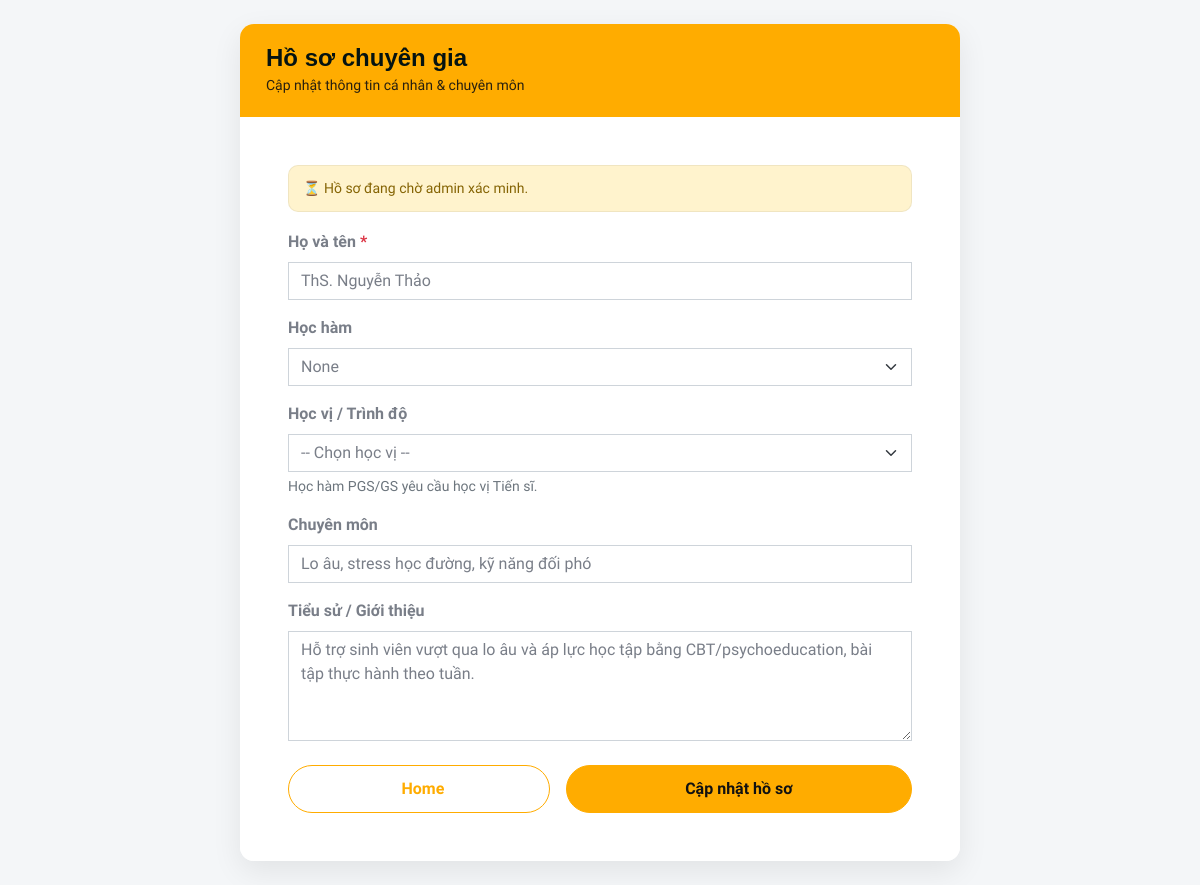
The app's page /expert/profile/edit (signed in), older data.
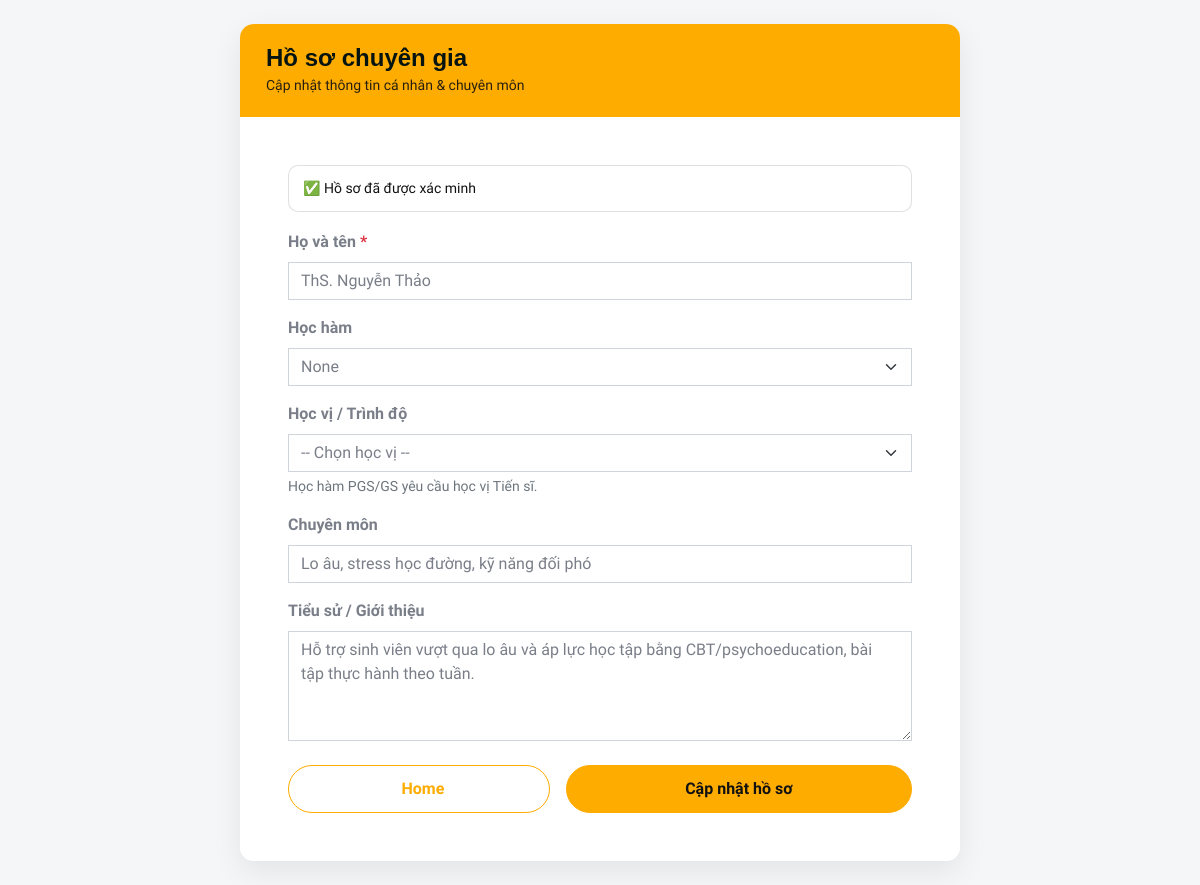
The same page, newer data.
### profile_dealing/expertUpdateProfile.py (the view)
@expert_bp.route("/profile/edit", methods=["GET"])
def edit_profile():
    user_id = flask_session.get("user_id")
    if not user_id:
        return redirect(url_for("auth.login"))
    with TherapySession() as db:
        user = db.query(User).filter_by(id=user_id, role="EXPERT").first()
        if not user or not user.expert_profile:
            return "Không tìm thấy hồ sơ chuyên gia", 404
        profile = user.expert_profile
    return render_template("edit_profile.html", profile=profile)

### profile_dealing/htmltemplates/edit_profile.html (shortened to what this page needs)
<!DOCTYPE html>
<html lang="vi">
<head>
    <link href="{{ url_for('static', filename='css/bootstrap.min.css') }}" rel="stylesheet">
    <link href="{{ url_for('static', filename='css/style.css') }}" rel="stylesheet">
</head>
<body>
<div class="profile-wrapper">
    <div class="card profile-card">
        <div class="profile-header">
            <h4>Hồ sơ chuyên gia</h4>
            <small>Cập nhật thông tin cá nhân &amp; chuyên môn</small>
        </div>
        <div class="card-body p-4 p-md-5 bg-white">
            {% if profile.verification_status == "PENDING" %}
                <div class="status-box status-pending">
                    ⏳ Hồ sơ đang chờ admin xác minh.
                </div>
            {% elif profile.verification_status == "VERIFIED" %}
                <div class="status-box status-verified">
                    ✅ Hồ sơ đã được xác minh
                </div>
            {% endif %}
            <form method="POST" action="{{ url_for('expert.update_profile') }}">
                <div class="mb-3">
                    <label class="form-label">Họ và tên <span class="text-danger">*</span></label>
                    <input type="text" name="full_name" class="form-control" required
                           value="{{ profile.full_name }}">
                </div>
                <div class="mb-3">
                <label class="form-label">Học hàm</label>
                <select id="titleSelect" name="title" class="form-select">
                    <option value="" {{ '' == (profile.title or '') and 'selected' or '' }}>None</option>
                </select>
                </div>
                <div class="mb-3">
                <label class="form-label">Học vị / Trình độ</label>
                <select id="qualificationSelect" name="qualification" class="form-select">
                    <option value="">-- Chọn học vị --</option>
                </select>
                <small id="qualificationHint" class="text-muted d-block mt-1" style="display:none;">
                    Học hàm PGS/GS yêu cầu học vị Tiến sĩ.
                </small>
                </div>
                <div class="mb-3">
                    <label class="form-label">Chuyên môn</label>
                    <input type="text" name="specialization" class="form-control"
                           value="{{ profile.specialization or '' }}">
                </div>
                <div class="mb-4">
                    <label class="form-label">Tiểu sử / Giới thiệu</label>
                    <textarea name="bio" class="form-control" rows="4">{{ profile.bio or '' }}</textarea>
                </div>
                <div class="d-flex gap-3 mt-3">
                    <a href="{{ url_for('index') }}" class="btn btn-outline-primary action-btn flex-fill">
                        Home
                    </a>
                    <button type="submit" class="btn btn-primary action-btn flex-fill">
                        Cập nhật hồ sơ
                    </button>
                </div>
            </form>
        </div>
    </div>
</div>
</body>
</html>

Row changes from the older to the newer data that the page shows:
changed ExpertProfile "ThS. Nguyễn Thảo": verification_status "PENDING" → "VERIFIED" (drawn)
Text that changed along with them:
text no longer shown: "⏳ Hồ sơ đang chờ admin xác minh."
text now shown: "✅ Hồ sơ đã được xác minh"
